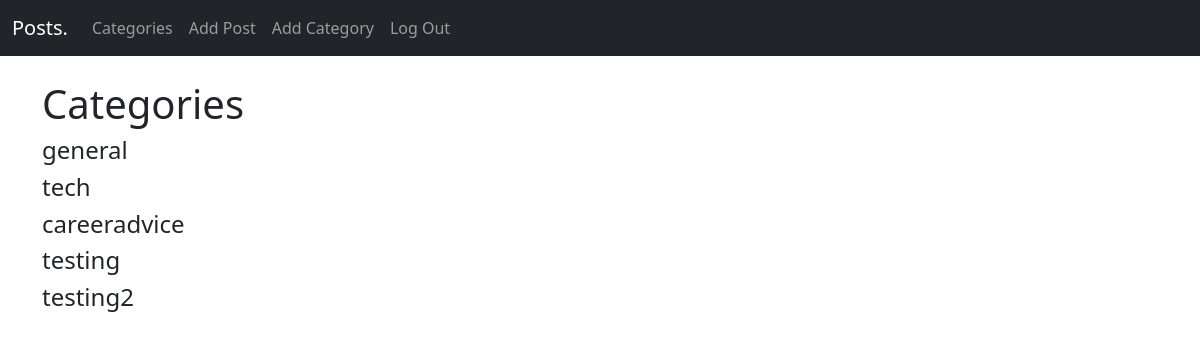
Page /categories/ (signed in) on the earlier database version.
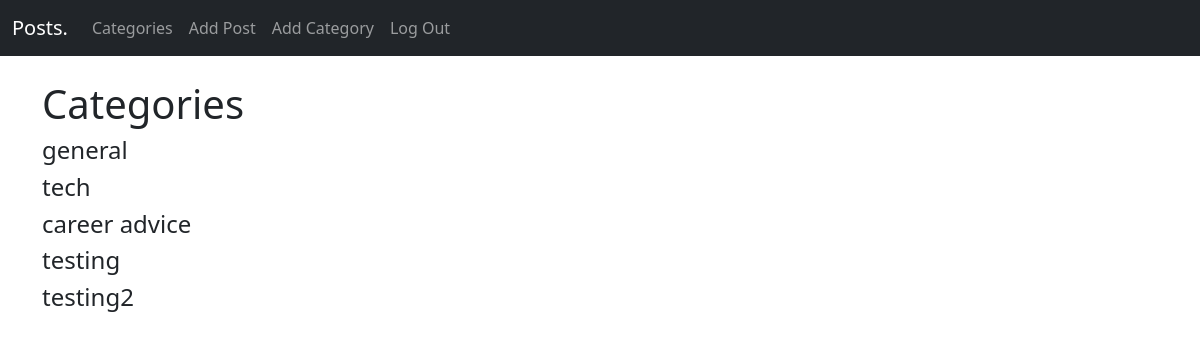
Same page on the later database version.
### startBlog/models.py (models this page shows, shortened)
class Category(models.Model):
    name = models.CharField(max_length=255)
    def __str__(self):
        return self.name

### startBlog/views.py (the view)
# urls.py: path('categories/', views.CategoryListView, name="category-list"),
def CategoryListView(request):
    cat_menu_list = Category.objects.all()
    return render(request, 'category_list.html', {'cat_menu_list': cat_menu_list})

### startBlog/templates/category_list.html (shortened to what this page needs)
{%  extends 'base.html' %}
{%  block content    %}
<h1>Categories</h1>
{% for item in cat_menu_list %}
    <h4><a class="dropdown-item" href="{% url 'category-view' item|slugify %}">{{ item }}</a></h4>
{% endfor %}
{% endblock %}

Differences in the rows shown:
changed Category: name "careeradvice" → "career advice"
